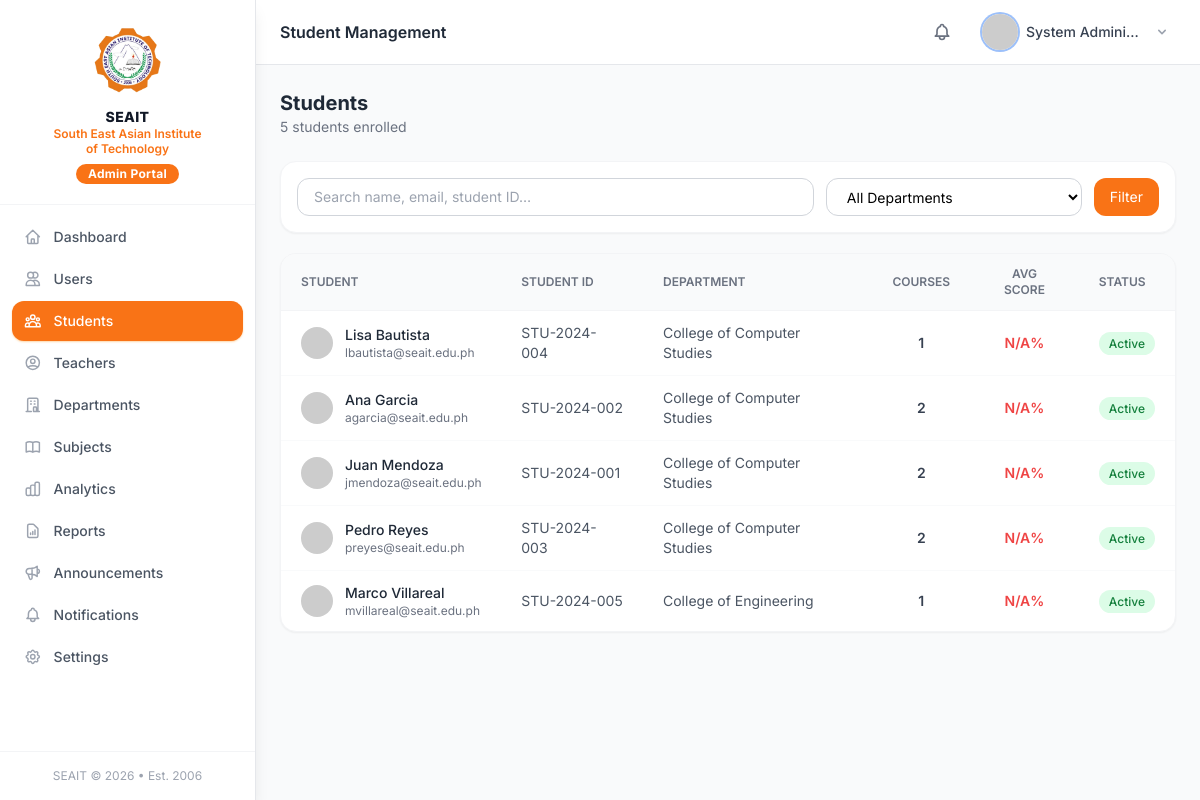
Page /modules/admin/students.php (signed in) on the committed database.
### tables this page shows
CREATE TABLE users (
    id          INT UNSIGNED AUTO_INCREMENT PRIMARY KEY,
    username    VARCHAR(50)  NOT NULL UNIQUE,
    email       VARCHAR(150) NOT NULL UNIQUE,
    password    VARCHAR(255) NOT NULL,
    role        ENUM('admin','teacher','student') NOT NULL DEFAULT 'student',
    first_name  VARCHAR(80)  NOT NULL,
    last_name   VARCHAR(80)  NOT NULL,
    avatar      VARCHAR(255) DEFAULT NULL,
    is_active   TINYINT(1)   NOT NULL DEFAULT 1,
    remember_token VARCHAR(100) DEFAULT NULL,
    last_login  DATETIME     DEFAULT NULL,
    created_at  DATETIME     NOT NULL DEFAULT CURRENT_TIMESTAMP,
    updated_at  DATETIME     NOT NULL DEFAULT CURRENT_TIMESTAMP ON UPDATE CURRENT_TIMESTAMP,
    INDEX idx_role       (role),
    INDEX idx_is_active  (is_active),
    INDEX idx_email      (email)
);

### core/Database.php (called while the page is built, shortened)
<?php
class Database
{
    private static ?PDO $instance = null;
    public static function getInstance(): PDO
    {
        if (self::$instance === null) {
            $dsn = sprintf(
                'mysql:host=%s;port=%s;dbname=%s;charset=%s',
                DB_HOST, DB_PORT, DB_NAME, DB_CHARSET
            );
            $options = [
                PDO::ATTR_ERRMODE            => PDO::ERRMODE_EXCEPTION,
                PDO::ATTR_DEFAULT_FETCH_MODE => PDO::FETCH_ASSOC,
                PDO::ATTR_EMULATE_PREPARES   => false,
                PDO::MYSQL_ATTR_INIT_COMMAND => "SET NAMES utf8mb4 COLLATE utf8mb4_unicode_ci",
            ];
            try {
                self::$instance = new PDO($dsn, DB_USER, DB_PASS, $options);
            } catch (PDOException $e) {
                if (APP_DEBUG) {
                    die('Database connection failed: ' . $e->getMessage());
                }
                die('A database error occurred. Please try again later.');
            }
        }
        return self::$instance;
    }
    public static function query(string $sql, array $params = []): PDOStatement
    {
        $stmt = self::getInstance()->prepare($sql);
        $stmt->execute($params);
        return $stmt;
    }
    public static function fetchOne(string $sql, array $params = []): ?array
    {
        $row = self::query($sql, $params)->fetch();
        return $row ?: null;
    }
    public static function fetchAll(string $sql, array $params = []): array
    {
        return self::query($sql, $params)->fetchAll();
    }
}

### core/Helpers.php (called while the page is built, shortened)
<?php
function e(mixed $value): string
{
    return htmlspecialchars((string) $value, ENT_QUOTES | ENT_HTML5, 'UTF-8');
}
function sanitize(mixed $input): string
{
    return trim(htmlspecialchars(strip_tags((string) $input), ENT_QUOTES | ENT_HTML5, 'UTF-8'));
}
function getStr(string $key, string $default = ''): string
{
    return sanitize($_GET[$key] ?? $default);
}
function getInt(string $key, int $default = 0): int
{
    return (int) ($_GET[$key] ?? $default);
}
function paginate(int $totalRows, int $currentPage, int $perPage = ROWS_PER_PAGE): array
{
    $totalPages = max(1, (int) ceil($totalRows / $perPage));
    $currentPage = max(1, min($currentPage, $totalPages));
    $offset = ($currentPage - 1) * $perPage;
    return [
        'total'       => $totalRows,
        'per_page'    => $perPage,
        'current'     => $currentPage,
        'total_pages' => $totalPages,
        'offset'      => $offset,
        'has_prev'    => $currentPage > 1,
        'has_next'    => $currentPage < $totalPages,
    ];
}
function masteryColor(int $pct): string
{
    return match (true) {
        $pct >= 80 => 'text-green-600',
        $pct >= 60 => 'text-blue-600',
        $pct >= 40 => 'text-yellow-600',
        default    => 'text-red-500',
    };
}

### modules/admin/students.php (the view, shortened to what this page needs)
<?php
$search = getStr('search');
$page   = getInt('page', 1);
$where  = "WHERE u.role='student'";
$params = [];
$total    = Database::fetchOne("SELECT COUNT(*) c FROM users u JOIN students s ON s.user_id=u.id {$where}", $params)['c'];
$pag      = paginate($total, $page);
$students = Database::fetchAll(
    "SELECT u.*, s.student_id AS sid, s.year_level, s.section,
            d.name AS dept_name,
            COUNT(DISTINCT e.course_id) AS enrolled_courses,
            ROUND(AVG(qa.percentage),1) AS avg_score
     FROM users u
     JOIN students s ON s.user_id=u.id
     LEFT JOIN departments d ON d.id=s.department_id
     LEFT JOIN enrollments e ON e.student_id=s.id AND e.status='active'
     LEFT JOIN quiz_attempts qa ON qa.student_id=s.id AND qa.status='completed'
     {$where}
     GROUP BY u.id
     ORDER BY u.last_name, u.first_name
     LIMIT {$pag['per_page']} OFFSET {$pag['offset']}",
    $params
);
?>
<!DOCTYPE html>
<html lang="en">
<head><?php include __DIR__ . '/../../includes/components/head.php'; ?></head>
<body class="bg-gray-50 min-h-screen">
<?php include __DIR__ . '/../../includes/components/sidebar_admin.php'; ?>
<div class="md:ml-64 flex flex-col min-h-screen">
<?php include __DIR__ . '/../../includes/components/topbar.php'; ?>
<main class="flex-1 p-4 md:p-6 fade-in">
<div class="flex items-center justify-between mb-6">
    <div>
        <h2 class="text-xl font-bold text-gray-800">Students</h2>
        <p class="text-sm text-gray-500"><?= $total ?> students enrolled</p>
    </div>
</div>
<div class="bg-white rounded-2xl p-4 shadow-sm border border-gray-100 mb-5">
    <form method="GET" class="flex flex-col sm:flex-row gap-3">
        <input type="text" name="search" value="<?= e($search) ?>" placeholder="Search name, email, student ID…"
               class="flex-1 px-4 py-2 rounded-xl border border-gray-300 text-sm focus:outline-none focus:ring-2 focus:ring-orange-400">
        <select name="department_id" class="px-4 py-2 rounded-xl border border-gray-300 text-sm focus:outline-none focus:ring-2 focus:ring-orange-400 bg-white">
            <option value="">All Departments</option>
        </select>
        <button type="submit" class="px-4 py-2 bg-orange-500 text-white text-sm rounded-xl hover:bg-orange-700">Filter</button>
    </form>
</div>
<div class="bg-white rounded-2xl shadow-sm border border-gray-100 overflow-hidden">
    <div class="overflow-x-auto">
        <table class="w-full text-sm">
            <thead class="bg-gray-50 border-b border-gray-100">
                <tr>
                    <th class="px-5 py-3 text-left text-xs font-semibold text-gray-500 uppercase">Student</th>
                    <th class="px-5 py-3 text-left text-xs font-semibold text-gray-500 uppercase hidden md:table-cell">Student ID</th>
                    <th class="px-5 py-3 text-left text-xs font-semibold text-gray-500 uppercase hidden md:table-cell">Department</th>
                    <th class="px-5 py-3 text-center text-xs font-semibold text-gray-500 uppercase">Courses</th>
                    <th class="px-5 py-3 text-center text-xs font-semibold text-gray-500 uppercase hidden lg:table-cell">Avg Score</th>
                    <th class="px-5 py-3 text-left text-xs font-semibold text-gray-500 uppercase">Status</th>
                </tr>
            </thead>
            <tbody class="divide-y divide-gray-50">
            <?php foreach ($students as $s):
                $avatar = $s['avatar']
                    ? BASE_URL.'/'.$s['avatar']
                    : 'https://ui-avatars.com/api/?name='.urlencode($s['first_name'].' '.$s['last_name']).'&background=3b82f6&color=fff&size=40';
            ?>
            <tr class="hover:bg-gray-50">
                <td class="px-5 py-3">
                    <div class="flex items-center gap-3">
                        <img src="<?= e($avatar) ?>" class="w-8 h-8 rounded-full object-cover" alt="">
                        <div>
                            <p class="font-medium text-gray-800"><?= e($s['first_name'].' '.$s['last_name']) ?></p>
                            <p class="text-xs text-gray-500"><?= e($s['email']) ?></p>
                        </div>
                    </div>
                </td>
                <td class="px-5 py-3 text-gray-600 hidden md:table-cell"><?= e($s['sid'] ?? '—') ?></td>
                <td class="px-5 py-3 text-gray-600 hidden md:table-cell"><?= e($s['dept_name'] ?? '—') ?></td>
                <td class="px-5 py-3 text-center font-semibold text-gray-700"><?= $s['enrolled_courses'] ?></td>
                <td class="px-5 py-3 text-center hidden lg:table-cell">
                    <span class="font-semibold <?= masteryColor((int)($s['avg_score']??0)) ?>"><?= $s['avg_score'] ?? 'N/A' ?>%</span>
                </td>
                <td class="px-5 py-3">
                    <span class="px-2.5 py-1 rounded-full text-xs font-medium <?= $s['is_active'] ? 'bg-green-100 text-green-700' : 'bg-red-100 text-red-600' ?>">
                        <?= $s['is_active'] ? 'Active' : 'Inactive' ?>
                    </span>
                </td>
            </tr>
            <?php endforeach; ?>
            </tbody>
        </table>
    </div>
</div>
</main>
</div>
</body>
</html>

### includes/components/head.php (style rules this page uses)
body { font-family: 'Inter', system-ui, sans-serif; }
.fade-in { animation: fadeIn .25s ease-in-out; }

### rows in the picture
users: first_name+last_name "Lisa Bautista", email "lbautista@seait.edu.ph", sid "STU-2024-004", dept_name "College of Computer Studies", enrolled_courses "1", avg_score "N/A", is_active "Active"
users: first_name+last_name "Ana Garcia", email "agarcia@seait.edu.ph", sid "STU-2024-002", dept_name "College of Computer Studies", enrolled_courses "2", avg_score "N/A", is_active "Active"
users: first_name+last_name "Juan Mendoza", email "jmendoza@seait.edu.ph", sid "STU-2024-001", dept_name "College of Computer Studies", enrolled_courses "2", avg_score "N/A", is_active "Active"
users: first_name+last_name "Pedro Reyes", email "preyes@seait.edu.ph", sid "STU-2024-003", dept_name "College of Computer Studies", enrolled_courses "2", avg_score "N/A", is_active "Active"
users: first_name+last_name "Marco Villareal", email "mvillareal@seait.edu.ph", sid "STU-2024-005", dept_name "College of Engineering", enrolled_courses "1", avg_score "N/A", is_active "Active"

### other values in the picture
$item['label'] "Dashboard"
$item['label'] "Users"
$item['label'] "Students"
$item['label'] "Teachers"
$item['label'] "Departments"
$item['label'] "Subjects"
$item['label'] "Analytics"
$item['label'] "Reports"
$item['label'] "Announcements"
$item['label'] "Notifications"
$item['label'] "Settings"
$pageTitle "Student Management"
$userName "System Admini…"
$total "5"
